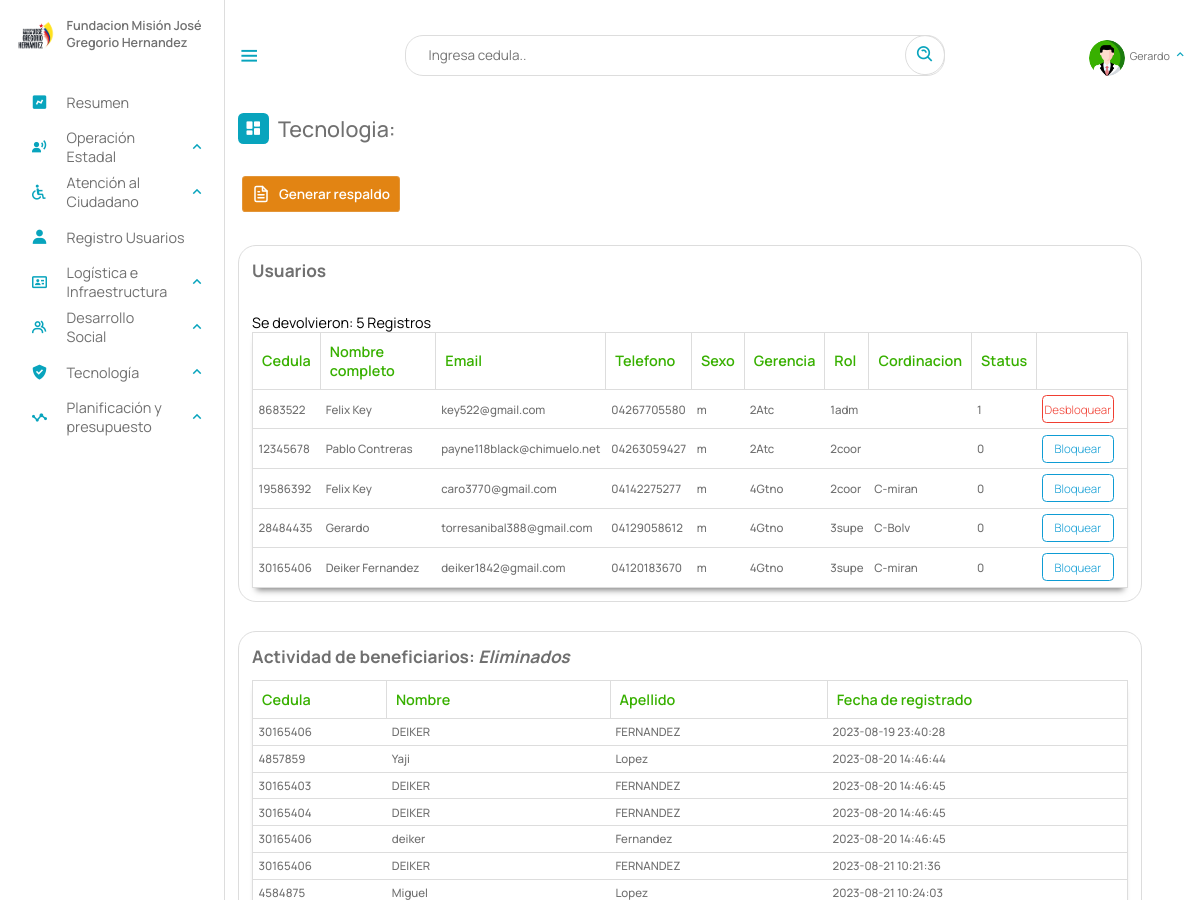
Page /Escritorio/tecnologia.php (signed in, upper part) on the earlier database version.
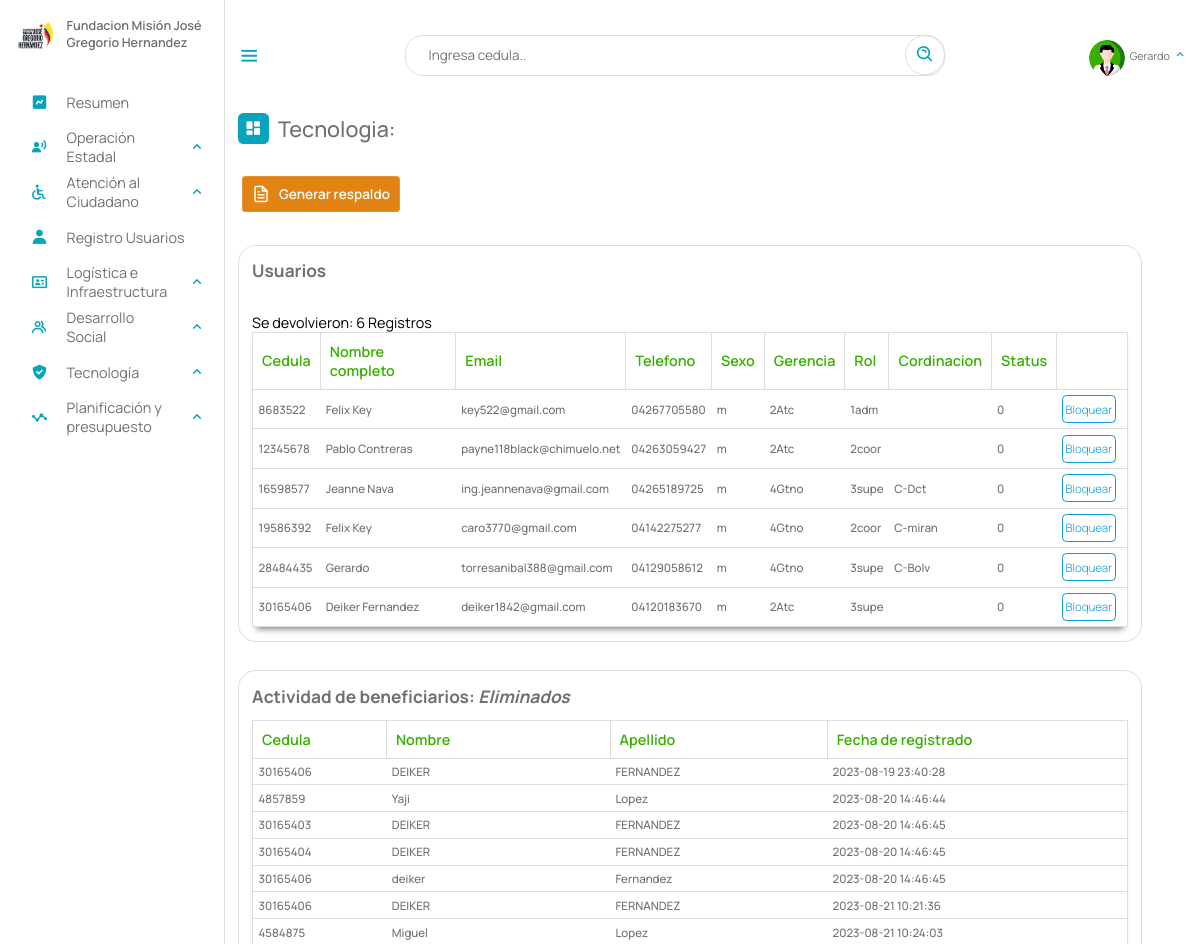
Same page on the later database version.
### tables this page shows
CREATE TABLE `usuario` (
  `cedula` int(12) NOT NULL,
  `nombre` text NOT NULL,
  `passwordd` varchar(60) NOT NULL,
  `email` varchar(50) NOT NULL,
  `telefono` varchar(11) NOT NULL,
  `sexo` char(1) NOT NULL,
  `gerencia` varchar(5) NOT NULL,
  `rol` varchar(5) NOT NULL,
  `coordinacion` varchar(12) DEFAULT NULL,
  `bloqueado` tinyint(1) NOT NULL DEFAULT 0,
  PRIMARY KEY (`cedula`),
  KEY `gerencia` (`gerencia`),
  KEY `rol` (`rol`),
  KEY `coordinacion` (`coordinacion`),
  CONSTRAINT `usuario_ibfk_1` FOREIGN KEY (`coordinacion`) REFERENCES `coordinaciones_estadales` (`id`) ON DELETE CASCADE,
  CONSTRAINT `usuario_ibfk_2` FOREIGN KEY (`rol`) REFERENCES `roles` (`id`) ON DELETE CASCADE,
  CONSTRAINT `usuario_ibfk_3` FOREIGN KEY (`gerencia`) REFERENCES `gerencia` (`id`) ON DELETE CASCADE
);

CREATE TABLE `ben_eliminados` (
  `id` int(11) NOT NULL AUTO_INCREMENT,
  `cedula` int(12) DEFAULT NULL,
  `nombre` text DEFAULT NULL,
  `apellido` text DEFAULT NULL,
  `discapacidad` varchar(10) DEFAULT NULL,
  `fecha_eliminacion` datetime DEFAULT NULL,
  PRIMARY KEY (`id`)
);

### php/ManejadorBD.php (called while the page is built, shortened)
<?php
	class ManejadorBD extends PDO {
		public $srv	= SRV;
		public $usr	= USR;
		public $pas	= PAS;
		public $dbn	= BDN;
		public function conectar($tipoConexion){
			try{
				switch ($tipoConexion) {
				    case 1:
				        $dsn = "mysql:host=$this->srv;dbname=$this->dbn";
				        break;
				}
				$dbh = new PDO($dsn, $this->usr, $this->pas);
    			$dbh->setAttribute(PDO::ATTR_ERRMODE, PDO::ERRMODE_EXCEPTION);
			}catch(PDOException $error){
                echo "Error al Conectar con la Base de Datos: ".$error->getMessage();
                exit();
			}
            $this->conexionBD = $dbh;
			return $this->conexionBD;
		}
	}
?>

### Escritorio/tecnologia.php (the view, shortened to what the changed rows need)
<?php
include_once("partearriba.php");
?>
<link rel="stylesheet" type="text/css" href="https://cdn.datatables.net/1.11.3/css/jquery.dataTables.min.css">
<div class="dash-contenido">
    <div class="overview">
        <div class="titulo">
        </div>
    </div>
    <a target="_blank" href="respaldo/respaldo.php"> <button class="download-button ">
        </button></a>
    <div class="tabla-atencion">
        <h2>Usuarios</h2>
        <table id="atencion">
            <thead>
                <tr>
                    <th>Cedula</th>
                    <th>Nombre completo</th>
                    <th>Email</th>
                    <th>Telefono</th>
                    <th>Sexo</th>
                    <th>Gerencia</th>
                    <th>Rol</th>
                    <th>Cordinacion</th>
                    <th>Status</th>
                    <th></th>
                </tr>
            </thead>
            <tbody id="atenciones">
                <?php
                include_once("../php/03-usuario.php");
                $aten = new Usuario(1);
                $consulta = $aten->consultarTodosUsuarios();
                if ($consulta) {
                    foreach ($consulta as $registros) {
                ?>
                        <tr>
                            <td><?php echo $registros["cedula"] ?></td>
                            <td><?php echo $registros["nombre"] ?></td>
                            <td><?php echo $registros["email"] ?></td>
                            <td><?php echo $registros["telefono"] ?></td>
                            <td><?php echo $registros["sexo"] ?></td>
                            <td><?php echo $registros["gerencia"] ?></td>
                            <td><?php echo $registros["rol"] ?></td>
                            <td><?php echo $registros["coordinacion"] ?></td>
                            <td><?php echo $registros["bloqueado"] ?></td>
                            <?php if ($registros["bloqueado"] == 1) { ?>
                                <td>
                                    <a class="eliminar" href="../php/cambiar_estado.php?desbloquear=<?php echo $registros["cedula"]; ?>">Desbloquear</a>
                                </td>
                            <?php } else { ?>
                                <td>
                                    <a class="remitir" href="../php/cambiar_estado.php?bloquear=<?php echo $registros["cedula"]; ?>"">Bloquear</a>
                                </td>
                            <?php  } ?>
                        </tr>
                <?php
                    }
                }
                ?>
            </tbody>
        </table>
    </div>
    <div class=" tabla-atencion">
                                        <h2>Actividad de beneficiarios: <i>Eliminados</i></h2>
                                        <table id="atencion">
                                            <thead>
                                                <tr>
                                                    <th>Cedula</th>
                                                    <th>Nombre</th>
                                                    <th>Apellido</th>
                                                    <th>Fecha de registrado</th>
                                                </tr>
                                            </thead>
                                            <tbody id="atenciones">
                                                <?php
                                                include_once("../php/03-usuario.php");
                                                $aten = new Usuario(1);
                                                $consulta = $aten->ben_eliminados();
                                                if ($consulta) {
                                                    foreach ($consulta as $registros) {
                                                ?>
                                                        <tr>
                                                            <td><?php echo $registros["cedula"] ?></td>
                                                            <td><?php echo $registros["nombre"] ?></td>
                                                            <td><?php echo $registros["apellido"] ?></td>
                                                            <td><?php echo $registros["fecha_eliminacion"] ?></td>
                                                        </tr>
                                                <?php
                                                    }
                                                }
                                                ?>
                                            </tbody>
                                        </table>
    </div>
                <?php
                include_once("../php/03-usuario.php");
                ?>
                <?php
                include_once("../php/03-usuario.php");
                ?>
</div>
<br><br> <br><br><br>
<?php
include_once("parteabajo.php");
?>

Differences in the rows shown:
changed usuario "key522@gmail.com": bloqueado "1" → "0"; bloqueado "Desbloquear" → "Bloquear"
added usuario: cedula "16598577", nombre "Jeanne Nava", email "ing.jeannenava@gmail.com", telefono "04265189725", sexo "m", gerencia "4Gtno", rol "3supe", coordinacion "C-Dct", bloqueado "0"
changed usuario "Deiker Fernandez": gerencia "4Gtno" → "2Atc"; coordinacion "C-miran" → (not shown)
Other differences:
text written by a page script: "Se devolvieron: 5 Registros" → "Se devolvieron: 6 Registros"
